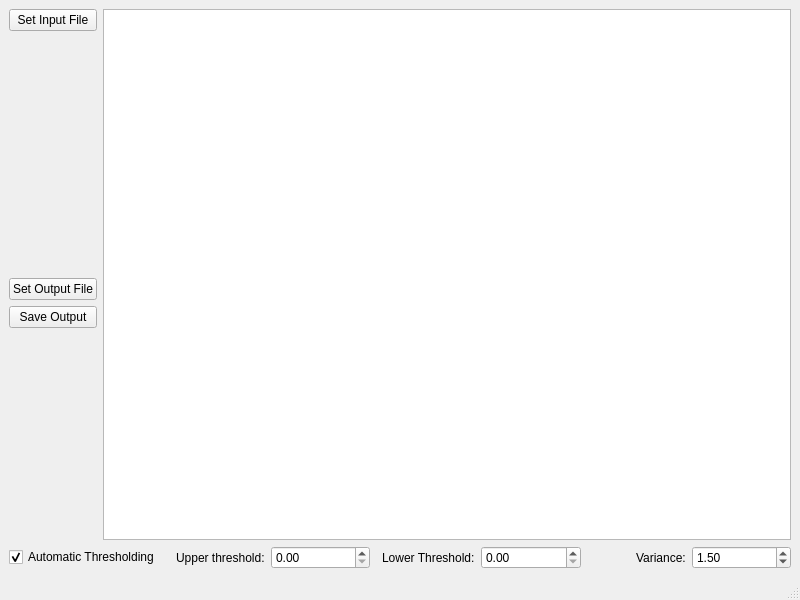
<?xml version="1.0" encoding="UTF-8"?>
<ui version="4.0">
 <class>MainWindow</class>
 <widget class="QMainWindow" name="MainWindow">
  <property name="geometry">
   <rect>
    <x>0</x>
    <y>0</y>
    <width>800</width>
    <height>600</height>
   </rect>
  </property>
  <property name="windowTitle">
   <string>MainWindow</string>
  </property>
  <widget class="QWidget" name="centralwidget">
   <layout class="QGridLayout" name="gridLayout">
    <item row="0" column="0">
     <layout class="QVBoxLayout" name="verticalLayout">
      <property name="sizeConstraint">
       <enum>QLayout::SetNoConstraint</enum>
      </property>
      <item>
       <layout class="QHBoxLayout" name="horizontalLayout">
        <item>
         <layout class="QVBoxLayout" name="verticalLayout_2">
          <item>
           <widget class="QPushButton" name="button_input">
            <property name="text">
             <string>Set Input File</string>
            </property>
           </widget>
          </item>
          <item alignment="Qt::AlignTop">
           <widget class="QLabel" name="input_label">
            <property name="text">
             <string/>
            </property>
           </widget>
          </item>
          <item>
           <widget class="QPushButton" name="button_output">
            <property name="text">
             <string>Set Output File</string>
            </property>
           </widget>
          </item>
          <item alignment="Qt::AlignTop">
           <widget class="QPushButton" name="button_save">
            <property name="text">
             <string>Save Output</string>
            </property>
           </widget>
          </item>
         </layout>
        </item>
        <item>
         <widget class="QGraphicsView" name="graphicsView"/>
        </item>
       </layout>
      </item>
      <item>
       <layout class="QHBoxLayout" name="horizontalLayout_3">
        <item>
         <widget class="QCheckBox" name="checkbox_autothreshold">
          <property name="text">
           <string>Automatic Thresholding</string>
          </property>
          <property name="checked">
           <bool>true</bool>
          </property>
         </widget>
        </item>
        <item alignment="Qt::AlignRight">
         <widget class="QLabel" name="label">
          <property name="text">
           <string>Upper threshold:</string>
          </property>
         </widget>
        </item>
        <item>
         <widget class="QDoubleSpinBox" name="sb_upperthresh">
          <property name="maximum">
           <double>99999.990000000005239</double>
          </property>
         </widget>
        </item>
        <item alignment="Qt::AlignRight">
         <widget class="QLabel" name="label_2">
          <property name="text">
           <string>Lower Threshold:</string>
          </property>
         </widget>
        </item>
        <item>
         <widget class="QDoubleSpinBox" name="sb_lowerthresh">
          <property name="maximum">
           <double>99999.990000000005239</double>
          </property>
         </widget>
        </item>
        <item alignment="Qt::AlignRight">
         <widget class="QLabel" name="label_3">
          <property name="text">
           <string>Variance:</string>
          </property>
         </widget>
        </item>
        <item>
         <widget class="QDoubleSpinBox" name="sb_variance">
          <property name="value">
           <double>1.500000000000000</double>
          </property>
         </widget>
        </item>
       </layout>
      </item>
     </layout>
    </item>
   </layout>
  </widget>
  <widget class="QMenuBar" name="menubar">
   <property name="geometry">
    <rect>
     <x>0</x>
     <y>0</y>
     <width>800</width>
     <height>22</height>
    </rect>
   </property>
  </widget>
  <widget class="QStatusBar" name="statusbar"/>
 </widget>
 <resources/>
 <connections/>
</ui>
